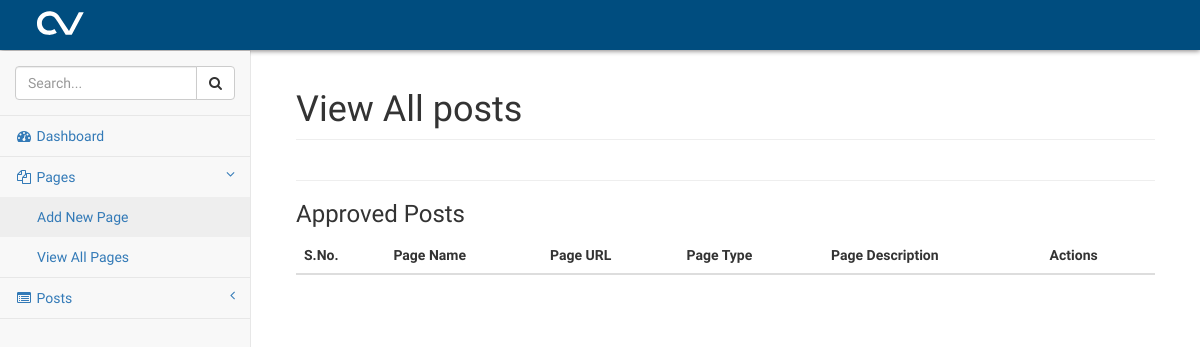
The app's page /cv-admin/pages.php?source=add, older data.
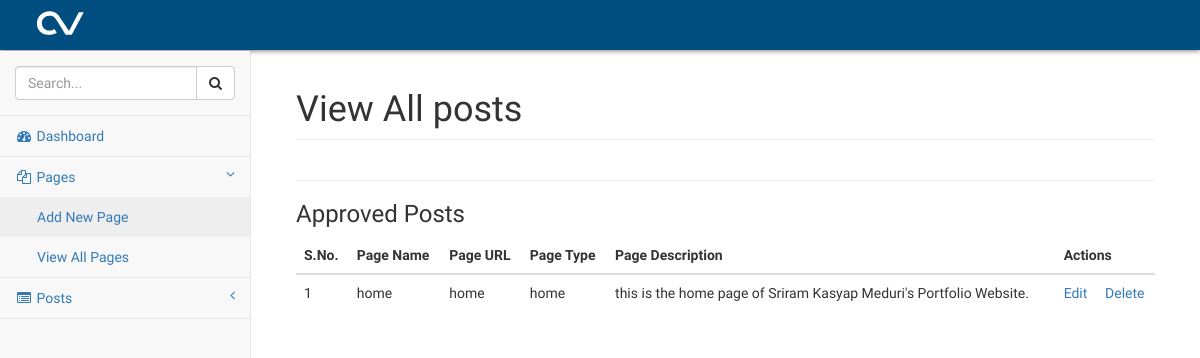
The same page, newer data.
### tables this page shows
CREATE TABLE `admin_sidenav_items` (
  `sidenav_id` int(3) NOT NULL,
  `sidenav_name` varchar(50) NOT NULL,
  `sidenav_icon` varchar(50) NOT NULL,
  `sidenav_url` varchar(255) NOT NULL DEFAULT '#',
  `sidenav_has_dropdown` tinyint(1) NOT NULL DEFAULT '0',
  `sidenav_dropdown_items` text NOT NULL,
  `sidenav_pos` int(3) NOT NULL
);

CREATE TABLE `site_pages` (
  `page_id` int(20) NOT NULL,
  `page_url` varchar(255) NOT NULL,
  `page_title` varchar(255) NOT NULL,
  `page_heading` varchar(255) NOT NULL,
  `page_description` text NOT NULL,
  `page_type` varchar(255) NOT NULL
);

### cv-admin/includes/functions.php (called while the page is built, shortened)
<?php
    function connect_db() {
        $link = mysqli_connect(DB_HOST, DB_USER, DB_PASS, DB_NAME) or die("ERROR: " . mysqli_error());
        return $link;
    }
?>

### cv-admin/pages.php (the view, shortened to what this page needs)
<?php
    if(!isset($_GET['source'])) {
        header("Location: index.php");
    }
    else {
    	include 'includes/functions.php';
        $task = $_GET['task'];
        switch($task) {
            default :       $page['title'] = 'posts';
                            $page['data'] =  view_all_pages();
                            $page['heading'] = 'View All posts';
                            break;
        }
    }
    include 'includes/header.php';
    function view_all_pages() {
    	$data = '<hr>
		<h3>Approved Posts</h3>
		   <table class="table table-hover">
		    <thead>
		        <tr>
		            <th>S.No.</th>
		            <th>Page Name</th>
		            <th>Page URL</th>
                    <th>Page Type</th>
                    <th>Page Description</th>
		            <th colspan="2">Actions</th>
		        </tr>
		    </thead>
		    <tbody>';
            $view_query = "SELECT * FROM `".TABLE_PREFIX."pages`";
            $all_posts_result = mysqli_query(connect_db(), $view_query);
            while($row=mysqli_fetch_assoc($all_posts_result)) {
                $data .= '<tr>
		                    <td>' . $row['page_id'] . '</td>
		                    <td>' . $row['page_heading'] . '</td>
		                    <td>' . $row['page_url'] . '</td>
		                    <td>' . $row['page_type'] . '</td>
		                    <td>' . $row['page_description'] . '</td>
		                    <td><a class="page-task" data-task="edit" data-sid="' . $row['post_id'] . '">Edit</a></td>
		                    <td><a class="page-task" data-task="delete" data-sid="' . $row['post_id'] . '">Delete</a></td>
		                </tr>';
            }
    	$data .= '</tbody></table>';
  		return $data;
    }
?>
<body>
    <div id="wrapper">
        <?php include 'includes/nav.php'; ?>
        <div id="page-wrapper">
            <div class="container-fluid">
                <div class="row">
                    <div class="col-lg-12">
                        <h1 class="page-header"><?= $page['heading'] ?></h1>
                    </div>
                </div>
               	<div class="row">
                    <div class="col-lg-12" id="cv-post-content">
                    <?= $page['data'] ?>
                    </div>
                </div>
            </div>
        </div>
    </div>
<?php include 'includes/footer.php'; ?>

### cv-admin/includes/nav_sidebar.php
<div class="navbar-default sidebar" role="navigation">
    <div class="sidebar-nav navbar-collapse">
        <ul class="nav" id="side-menu">
            <li class="sidebar-search">
                <div class="input-group custom-search-form">
                    <input type="text" class="form-control" placeholder="Search...">
                    <span class="input-group-btn">
                    <button class="btn btn-default" type="button">
                        <i class="fa fa-search"></i>
                    </button>
                </span>
                </div>
            </li>
            <?php
                $link = connect_db('cv_cms');
                $all_sidebar_query = "SELECT * FROM `admin_sidenav_items` ORDER BY `sidenav_pos` ASC";
                $sidebar_result = mysqli_query($link, $all_sidebar_query);
                while($sidebar_row = mysqli_fetch_assoc($sidebar_result)) {
                    if(!$sidebar_row['sidenav_has_dropdown']) {
            ?>
            <li>
                <a href="<?= $sidebar_row['sidenav_url'] ?>"> <i class="fa <?= $sidebar_row['sidenav_icon'] ?> fa-fw"></i><?= "  " . ucwords($sidebar_row['sidenav_name']) ?></a>
            </li>
            <?php
                    }
                    else {
            ?>
            <li>
                <a href="<?= $sidebar_row['sidenav_url'] ?>"><i class="fa <?= $sidebar_row['sidenav_icon'] ?> fa-fw"></i><?= "  " .  ucwords($sidebar_row['sidenav_name']) ?><span class="fa arrow"></span></a>
                <ul class="nav nav-second-level">
            <?php
                        $items_raw = $sidebar_row['sidenav_dropdown_items'];
                        $items_list = explode(";", $items_raw);
                        foreach($items_list as $item_element) {
                            $item = explode(",", $item_element);
            ?>
                    <li>
                        <a href="<?= $item[1] ?>"><?= "  " . ucwords($item[0]) ?></a>
                    </li>
            <?php
                        }
            ?>
                   </ul>
            </li>
            <?php
                    }
                }
            ?>
        </ul>
    </div>
</div>

Row changes from the older to the newer data that the page shows:
added site_pages: page_id "1", page_heading "home", page_url "home", page_type "home", page_description "this is the home page of Sriram Kasyap Meduri's Portfolio Website."
